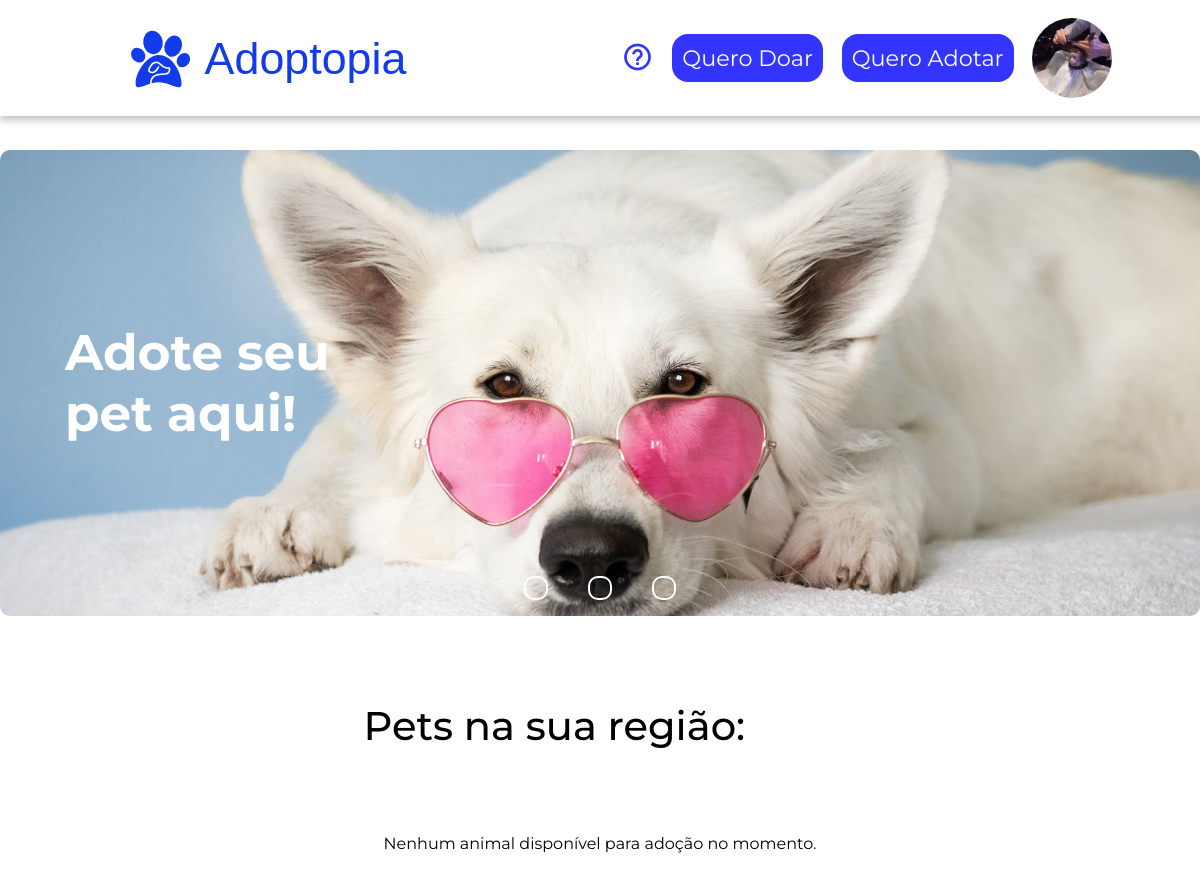
The app's page /index.php (signed in), older data.
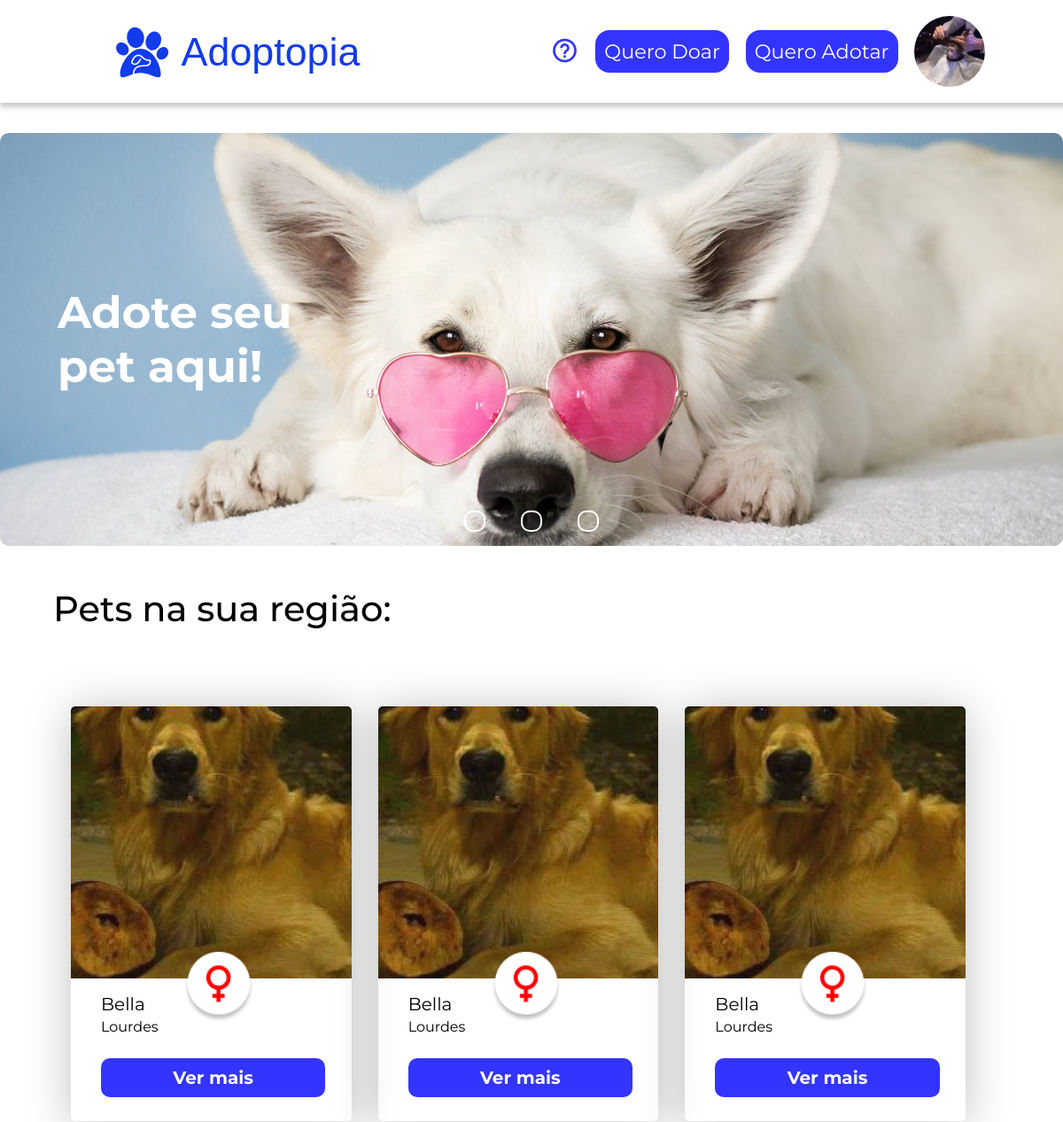
The same page, newer data.
### tables this page shows
CREATE TABLE `animais` (
  `id` int(11) NOT NULL,
  `nome` varchar(100) NOT NULL,
  `idade` int(11) NOT NULL,
  `tipo_animal` varchar(255) NOT NULL,
  `raca` varchar(50) NOT NULL,
  `cor` varchar(20) NOT NULL,
  `porte` varchar(20) NOT NULL,
  `sexo` char(1) NOT NULL,
  `vacinado` char(1) NOT NULL,
  `castrado` char(1) NOT NULL,
  `patologia` varchar(200) NOT NULL,
  `cidade` varchar(255) NOT NULL,
  `localizacao` text NOT NULL,
  `descricao` text NOT NULL,
  `data_cadastro` timestamp NOT NULL DEFAULT CURRENT_TIMESTAMP,
  `imagem` varchar(255) NOT NULL
);

### index.php (the view, shortened to what this page needs)
<?php
include("conexao.php");
?>
<!DOCTYPE html>
<html lang="pt-BR">
<?php include 'head.php' ?>
<link rel="stylesheet" href="https://cdn.jsdelivr.net/npm/swiper@10/swiper-bundle.min.css" />
<body>
    <?php include 'header.php' ?>
    <main class="main-index flex-column j-content align-itens">
        <?php include 'slides.php' ?>
        <section class="swiper mySwiper animais-regiao flex-column j-content">
            <h1 class="titulos-paginas">Pets na sua região:</h1>
            <div class="swiper-wrapper conteudo-principal-animais-regiao flex-row j-content">
                <?php
                $sql = "SELECT a.*
                FROM animais AS a
                INNER JOIN usuarios AS u ON a.cidade = u.cidade LIMIT 3";
                $stmt = $mysqli->prepare($sql);
                if ($stmt && isset($_SESSION['id'])) {
                    $stmt->execute();
                    $result = $stmt->get_result();
                    if ($result->num_rows > 0) {
                        while ($animal = $result->fetch_assoc()) {
                            ?>
                            <div class="swiper-slide post-animal flex-column">
                                <img src="<?php echo $animal['imagem'] ?>" alt="<?php echo $animal['nome'] ?>"
                                    class="post-animal-img">
                                <p class="post-animal-nome">
                                    <?php echo $animal['nome'] ?>
                                </p>
                                <p class="post-animal-descricao">
                                    <?php echo $animal['localizacao'] ?>
                                </p>
                                <img src="
                            <?php
                            if ($animal['sexo'] == 'M') {
                                echo "imgs/macho.png";
                            } else {
                                echo "imgs/femea.png";
                            }
                            ?>" alt="" class="post-animal-sexo">
                                <a href="quero-adotar.php">
                                    <button class="post-animal-button">Ver mais</button>
                                </a>
                            </div>
                            <?php
                        }
                    } else {
                        echo '<p>Nenhum animal disponível para adoção no momento.</p>';
                    }
                } else {
                    echo '<p>Por enquanto não existem pets na sua região.</p>';
                }
                ?>
            </div>
        </section>
    </main>
</body>
</html>

Row changes from the older to the newer data that the page shows:
added animais: imagem (picture), nome "Bella", localizacao "Lourdes"
Text that changed along with them:
text no longer shown: "Nenhum animal disponível para adoção no momento."
